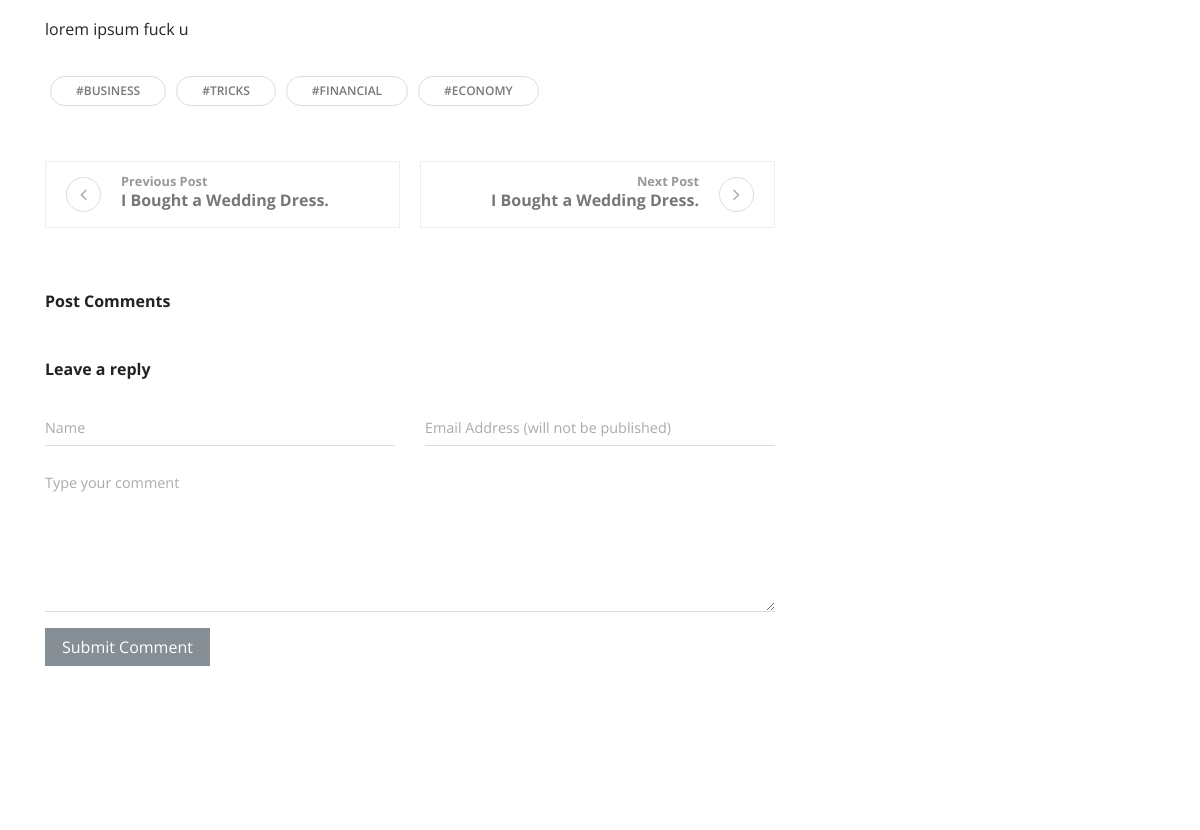
The app's page /post.php?post_id=11 (middle part), older data.
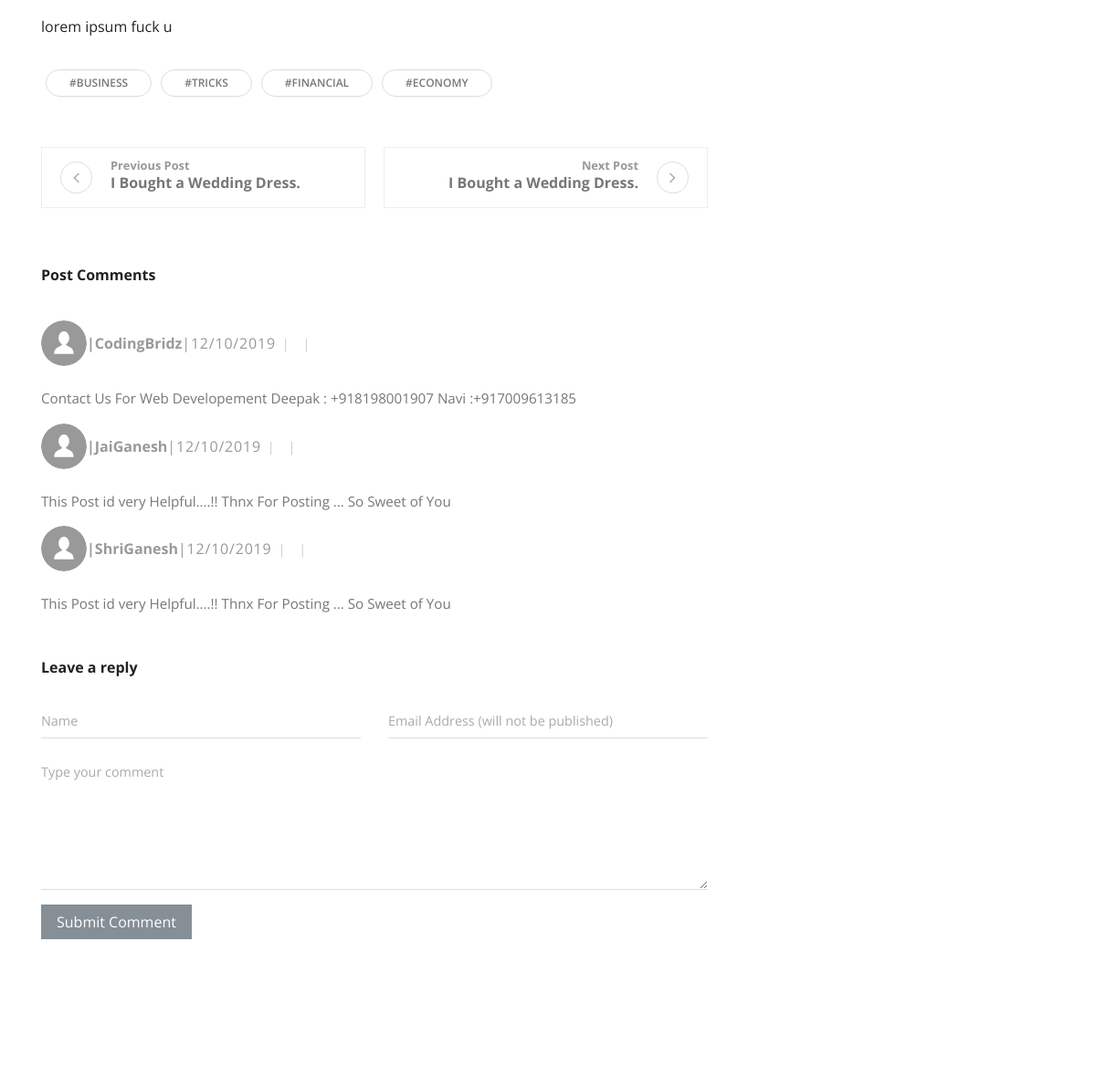
The same page, newer data.
### tables this page shows
CREATE TABLE `posts` (
  `id` int(11) NOT NULL,
  `date` varchar(100) NOT NULL,
  `title` varchar(255) NOT NULL,
  `author` varchar(255) NOT NULL,
  `author_image` varchar(255) NOT NULL,
  `image` varchar(255) NOT NULL,
  `categories` varchar(255) NOT NULL,
  `tags` varchar(255) NOT NULL,
  `post_data` text NOT NULL,
  `views` int(11) NOT NULL,
  `status` varchar(255) NOT NULL
);

CREATE TABLE `comments` (
  `id` int(11) NOT NULL,
  `date` varchar(100) NOT NULL,
  `name` varchar(255) NOT NULL,
  `username` varchar(255) NOT NULL,
  `post_id` int(11) NOT NULL,
  `email` varchar(255) NOT NULL,
  `website` varchar(255) NOT NULL,
  `image` varchar(255) NOT NULL,
  `comment` text NOT NULL,
  `status` varchar(255) NOT NULL
);

### post.php (the view, shortened to what this page needs)
<?php require_once('inc/db.php'); ?>
<?php
if (isset($_GET['post_id'])) {
  $post_id = $_GET['post_id'];
  $query = "SELECT * FROM  posts WHERE status = 'publish' and id = $post_id";
  $run = mysqli_query($con,$query);
  if (mysqli_num_rows($run)> 0) {
    $row = mysqli_fetch_array($run);
    $post_data = $row['post_data'];
  }
  else{
    header('Location: blog.php');
  }
}
?>
<!DOCTYPE html>
<html>
  <head>
    <?php require_once('inc/top.php');?>
  </head>
  <body>
    <br><br><br><br>
    <div class="container">
      <div class="row">
        <main class="post blog-post col-lg-8">
          <div class="container">
            <div class="post-single">
              <div class="post-details">
                <div class="post-body">
                  <?php echo $post_data; ?>
                </div>
                <div class="post-tags"><a href="#" class="tag">#Business</a><a href="#" class="tag">#Tricks</a><a href="#" class="tag">#Financial</a><a href="#" class="tag">#Economy</a></div>
                <div class="posts-nav d-flex justify-content-between align-items-stretch flex-column flex-md-row"><a href="#" class="prev-post text-left d-flex align-items-center">
                    <div class="icon prev"><i class="fa fa-angle-left"></i></div>
                    <div class="text"><strong class="text-primary">Previous Post </strong>
                      <h6>I Bought a Wedding Dress.</h6>
                    </div></a><a href="#" class="next-post text-right d-flex align-items-center justify-content-end">
                    <div class="text"><strong class="text-primary">Next Post </strong>
                      <h6>I Bought a Wedding Dress.</h6>
                    </div>
                    <div class="icon next"><i class="fa fa-angle-right">   </i></div></a></div>
                <div class="post-comments">
                  <header>
                    <h3 class="h6">Post Comments<span class="no-of-comments"></span></h3>
                  </header>
                  </div>
                  <?php
                  $c_query = "SELECT * FROM comments WHERE status ='approved' and post_id = $post_id ORDER BY id DESC";
                  $c_run = mysqli_query($con,$c_query);
                  if (mysqli_num_rows($c_run) > 0) {
                  ?>
                  <div class="comment">
                    <?php
                    while ($c_row = mysqli_fetch_array($c_run)) {
                     $c_username = $c_row['username'];
                     $c_image = $c_row['image'];
                     $c_comment = $c_row['comment'];
                     $c_date = $c_row['date'];
                    ?>
                    <div class="comment-header d-flex justify-content-between">
                      <div class="user d-flex align-items-center">
                        <div class="image"><img src="img/<?php echo $c_image; ?>"alt="..." class="img-fluid rounded-circle" height="50" width="50"></div>
                        <div class="title"><strong>|<?php echo ucfirst($c_username); ?></strong><span class="date">|<?php echo $c_date; ?></span></div>
                      </div>
                    </div>
                    <br/>
                    <div class="comment-body">
                      <p><?php echo $c_comment; ?></p>
                    </div>
                    <?php
                  }
                    ?>
                  </div>
                  <?php
                }
                  ?>
                </div>
                <div class="add-comment">
                  <header>
                    <h3 class="h6">Leave a reply</h3>
                  </header>
                  <form action="#" class="commenting-form">
                    <div class="row">
                      <div class="form-group col-md-6">
                        <input type="text" name="username" id="username" placeholder="Name" class="form-control">
                      </div>
                      <div class="form-group col-md-6">
                        <input type="email" name="username" id="useremail" placeholder="Email Address (will not be published)" class="form-control">
                      </div>
                      <div class="form-group col-md-12">
                        <textarea name="usercomment" id="usercomment" placeholder="Type your comment" class="form-control"></textarea>
                      </div>
                      <div class="form-group col-md-12">
                        <button type="submit" class="btn btn-secondary">Submit Comment</button>
                      </div>
                    </div>
                  </form>
                </div>
              </div>
            </div>
          </div>
        <?php require_once('inc/sidebar.php');?>
      </div>
  </body>
</html>

### inc/top.php (shortened to what this page needs)
<link rel="stylesheet" href="vendor/bootstrap/css/bootstrap.min.css">
<link rel="stylesheet" href="vendor/font-awesome/css/font-awesome.min.css">
<link rel="stylesheet" href="css/fontastic.css">
<link rel="stylesheet" href="css/animate.css">
<link rel="stylesheet" href="vendor/@fancyapps/fancybox/jquery.fancybox.min.css">
<link rel="stylesheet" href="css/style.default.css" id="theme-stylesheet">
<link rel="stylesheet" href="css/custom.css">
<link href="https://stackpath.bootstrapcdn.com/font-awesome/4.7.0/css/font-awesome.min.css" rel="stylesheet">

### inc/sidebar.php (shortened to what this page needs)
<aside class="col-lg-4">
        </aside>

### css/style.default.css (style rules this page uses)
body { overflow-x: hidden; }
strong { font-weight: 700; }
a, i, span { display: inline-block; text-decoration: none; -webkit-transition: all 0.3s; transition: all 0.3s; }
a i { -webkit-transition: none; transition: none; }
button, input { outline: none !important; font-family: "Open Sans", sans-serif; }
button { cursor: pointer; }
main, aside { padding: 50px 0 100px; }
.btn { border-radius: 0 !important; }
.text-primary { color: #999 !important; }
h1, h2, h3, h4, h5, h6 { margin-bottom: 15px; }
.post p:not(.lead) { font-weight: 400; color: #777; font-size: 0.95em; }
.post a { text-decoration: none; }
.post h3 { line-height: 1.1em; color: #222; -webkit-transition: all 0.3s; transition: all 0.3s; margin-bottom: 1rem; }
.post .date { letter-spacing: 0.05em; font-weight: 400; text-transform: uppercase; color: #aaa; }
.post .title, .post .date, .post .comments, .post .views { font-weight: 400; color: #999; text-transform: capitalize; }
.post .title::after, .post .date::after, .post .comments::after, .post .views::after { content: '|'; display: inline-block; margin: 0 7px; font-size: 0.9em; color: #ccc; }
.post .post-tags { margin-top: 30px; }
.post .post-tags .tag { padding: 5px 25px; border: 1px solid #ddd; margin: 5px; color: #777; font-size: 0.75em; text-transform: uppercase; font-weight: 600; text-decoration: none; border-radius: 50px; }
.blog-post { padding-left: 0; padding-right: 0; }
.blog-post .post-body { margin-top: 40px; }
.blog-post .posts-nav { margin-top: 50px; color: #777; font-size: 0.8em; }
.blog-post .posts-nav a { color: inherit; width: calc(50% - 10px); padding: 10px 20px; border: 1px solid #eee; margin-bottom: 15px; }
.blog-post .icon { min-width: 35px; max-width: 35px; height: 35px; border-radius: 50%; line-height: 32px; border: 1px solid #ddd; color: #aaa; font-size: 1.5em; text-align: center; -webkit-transition: all 0.2s; transition: all 0.2s; }
.blog-post .icon.prev { margin-right: 20px; }
.blog-post .icon.next { margin-left: 20px; }
.blog-post .post-comments { margin-top: 50px; }
.blog-post .post-comments header { margin-bottom: 40px; }
.blog-post .add-comment { margin-top: 50px; }
.blog-post .add-comment header { margin-bottom: 30px; }
.blog-post .add-comment input, .blog-post .add-comment textarea { background: none; border: none; border-bottom: 1px solid #ddd; padding: 10px 0; border-radius: 0; font-family: "Open Sans", sans-serif; }
.blog-post .add-comment textarea { min-height: 150px; }
.btn { font-weight: normal; border: 1px solid transparent; padding: 0.5rem 1rem; font-size: 1rem; line-height: 1.25; border-radius: 0.25rem; -webkit-transition: all 0.15s ease-in-out; transition: all 0.15s ease-in-out; }
.btn-secondary { color: #fff; background-color: #868e96; border-color: #868e96; }
body { font-family: "Open Sans", sans-serif; font-size: 1rem; font-weight: normal; line-height: 1.5; color: #212529; background-color: #fff; }
a { color: #999; text-decoration: none; }
h1, h2, h3, h4, h5, h6, .h1, .h2, .h3, .h4, .h5, .h6 { margin-bottom: 0.5rem; font-family: inherit; font-weight: 700; line-height: 1.1; color: inherit; }
h3, .h3 { font-size: 1.75rem; }
h6, .h6 { font-size: 1rem; }

Row changes from the older to the newer data that the page shows:
added comments: image (placeholder picture), username "CodingBridz", date "12/10/2019", comment "Contact Us For Web Developement Deepak : +918198001907 Navi :+917009613185"
added comments: image (placeholder picture), username "JaiGanesh", date "12/10/2019", comment "This Post id very Helpful....!! Thnx For Posting ... So Sweet of You"
added comments: image (placeholder picture), username "ShriGanesh", date "12/10/2019", comment "This Post id very Helpful....!! Thnx For Posting ... So Sweet of You"
